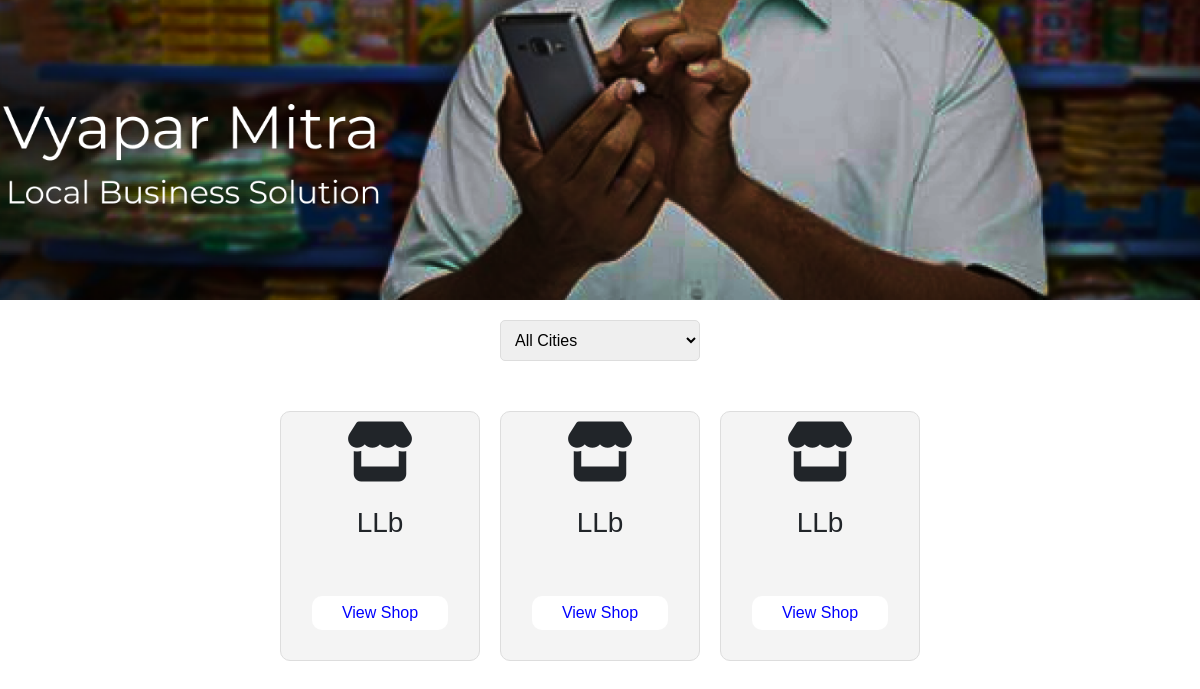
The page / on the database its author committed.
### accounts/models.py (models this page shows, shortened)
class Account(models.Model):
    shop_name = models.CharField(max_length=255,default="LLb")
    phone = models.CharField(max_length=255)
    address = models.TextField()
    created_at = models.DateTimeField(auto_now_add=True)
    updated_at = models.DateTimeField(auto_now=True)
    unique_id = models.CharField(max_length=255, unique=True)
    gst = models.CharField(max_length=15, default='N/A')
    fssai = models.CharField(max_length=14, default='N/A')
    image = models.ImageField(upload_to='accounts/', default='accounts/default.jpg')
    user = models.OneToOneField(User, on_delete=models.CASCADE)
    city = models.CharField(default='Amritsar', max_length=255)

### store/views.py (the view)
# urls.py: 2. Add a URL to urlpatterns:  path('', views.home, name='home')
def home(request):
    account = Account.objects.all()
    return render(request, 'store/index.html', {'accounts': account})

### templates/store/index.html (shortened to what this page needs)
{% extends 'home/base.html' %}
{% load static %}
{% block content %}
  <body>
    <div class="hero">
    </div>
    <div class="sort-filter">
        <select id="city-filter" onchange="filterShopsByCity()">
            <option value="">All Cities</option>
        </select>
    </div>
    <div class="shops" id="shops">
        {% for shop in accounts %}
        <div class="shop" data-city="{{shop.city}}">
            <i class="fa fa-store mx-4" style="font-size: 60px"></i><br><br>
            <h3>{{shop.shop_name}}</h3><br><br>
            <a href="{% url 'shop' shop.id %}"><button>View Shop</button></a>
        </div>
        {% endfor %}
    </div>
  </body>
{% endblock %}

### templates/store/index.html (style rules this page uses)
body { font-family: Arial, sans-serif; margin: 0; padding: 0; }
.hero { background-image: url("media/global/banner.png"); background-size: cover; background-position: center; height: 300px; justify-content: center; align-items: center; color: #fff; text-align: center; flex-direction: column; }
.shops { display: flex; flex-wrap: wrap; justify-content: center; padding: 20px; }
.shop { background-color: #f4f4f4; border: 1px solid #ddd; padding: 10px; margin: 10px; text-align: center; width: 200px; height: 250px; border-radius: 10px; }
.shop button { background-color: #fff; color: blue; border: none; padding: 5px 30px; cursor: pointer; border-radius: 10px; }
.sort-filter { display: flex; justify-content: center; padding: 20px; }
.sort-filter select { padding: 10px; border-radius: 5px; border: 1px solid #ddd; width: 200px; }

### rows shown on the page
Account: shop_name "LLb"
Account: shop_name "LLb"
Account: shop_name "LLb"
